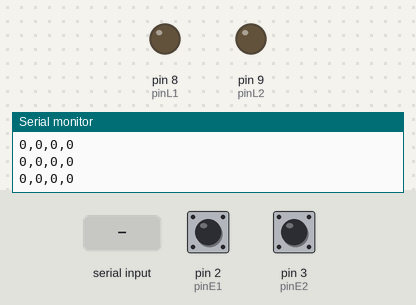
A sketch run on a simulated Arduino Uno, built with avr-gcc and run on an emulated ATmega328P. On the bench: output pins drawn as LEDs (lit = HIGH), the last lines printed to the serial monitor. The inputs (shaded band) are chosen by the test bench; at power-on: pin 2 (pinE1) HIGH, pin 3 (pinE2) HIGH.

Above: at 1.2 s.
1.3 s: pin 2 (pinE1) pulled LOW for 0.15 s
At 2.1 s:
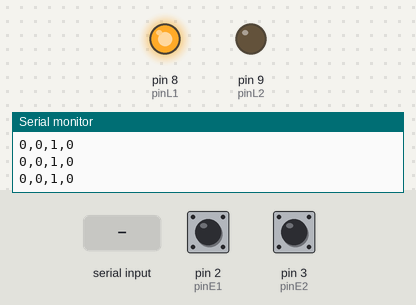
2.9 s: pin 3 (pinE2) pulled LOW for 0.15 s
At 3.6 s:
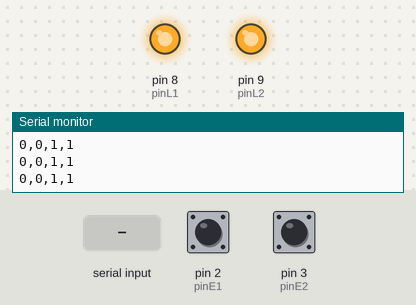
4.5 s: "T" received over Serial
At 5.1 s:
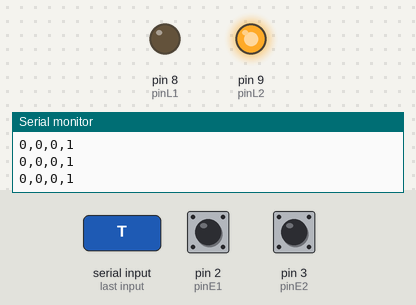
6.0 s: "Y" received over Serial
At 6.9 s:
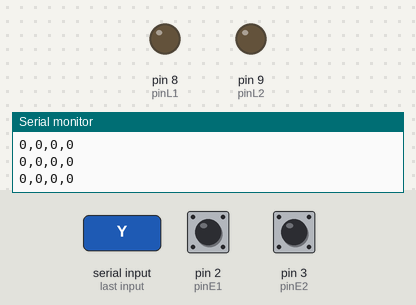
7.5 s: pin 2 (pinE1) pulled LOW for 1 s
At 8.7 s:
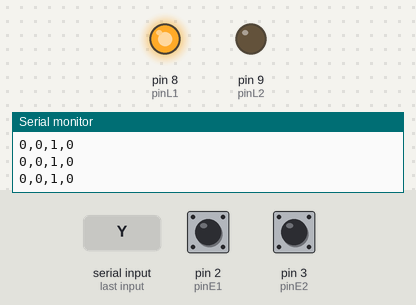
Timing chart, 0 to 10.5 s (numbered marks = the images above; inputs shaded):
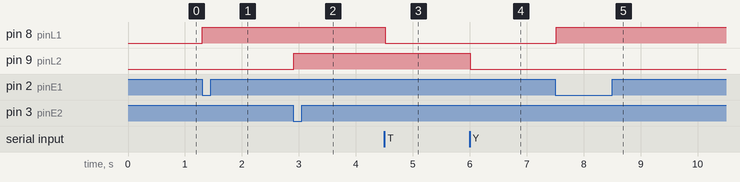

Measured:
- after the input at 1.3 s, pin 8 (pinL1): LOW → HIGH at once
- after the input at 2.9 s, pin 9 (pinL2): LOW → HIGH at once
- after the input at 4.5 s, pin 8 (pinL1): HIGH → LOW at once
- after the input at 6.0 s, pin 9 (pinL2): HIGH → LOW at once
- after the input at 7.5 s, pin 8 (pinL1): LOW → HIGH at once

The sketch:

codigofuenteTP7.ino
```cpp
// Definición de pines
const int pinE1 = 2;
const int pinE2 = 3;
const int pinL1 = 8;
const int pinL2 = 9;

// Variables de estado
bool estadoL1 = false;
bool estadoL2 = false;

// Registro para detección de flancos (Pull-up significa HIGH por defecto)
bool ultimoE1 = HIGH;
bool ultimoE2 = HIGH;

void setup() {
  Serial.begin(9600);
  pinMode(pinE1, INPUT_PULLUP);
  pinMode(pinE2, INPUT_PULLUP);
  pinMode(pinL1, OUTPUT);
  pinMode(pinL2, OUTPUT);
}

void loop() {
  // 1. Lectura de hardware físico
  bool actualE1 = digitalRead(pinE1);
  bool actualE2 = digitalRead(pinE2);

  // Detección de flanco de bajada (Botón recién presionado)
  if (ultimoE1 == HIGH && actualE1 == LOW) {
    estadoL1 = !estadoL1;               // Invierte el estado
    digitalWrite(pinL1, estadoL1);      // Aplica al hardware
  }
  if (ultimoE2 == HIGH && actualE2 == LOW) {
    estadoL2 = !estadoL2;
    digitalWrite(pinL2, estadoL2);
  }

  // Guardamos el estado para la próxima iteración
  ultimoE1 = actualE1;
  ultimoE2 = actualE2;

  // 2. Lectura de comandos desde Processing (Eventos de Mouse)
  if (Serial.available() > 0) {
    char comando = Serial.read();
    if (comando == 'T') {
      estadoL1 = !estadoL1;
      digitalWrite(pinL1, estadoL1);
    } else if (comando == 'Y') {
      estadoL2 = !estadoL2;
      digitalWrite(pinL2, estadoL2);
    }
  }

  // 3. Envío de Telemetría a Processing
  // Invertimos actualE1/E2 con "!" para que Processing reciba "1" cuando esté presionado
  Serial.print(!actualE1); Serial.print(",");
  Serial.print(!actualE2); Serial.print(",");
  Serial.print(estadoL1);  Serial.print(",");
  Serial.println(estadoL2);

  delay(30); // Pequeño retardo para estabilidad (Debounce por software)
}
```
